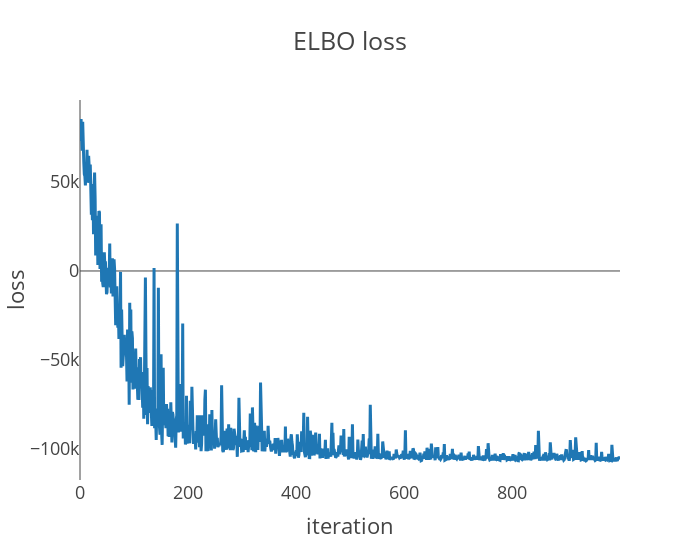
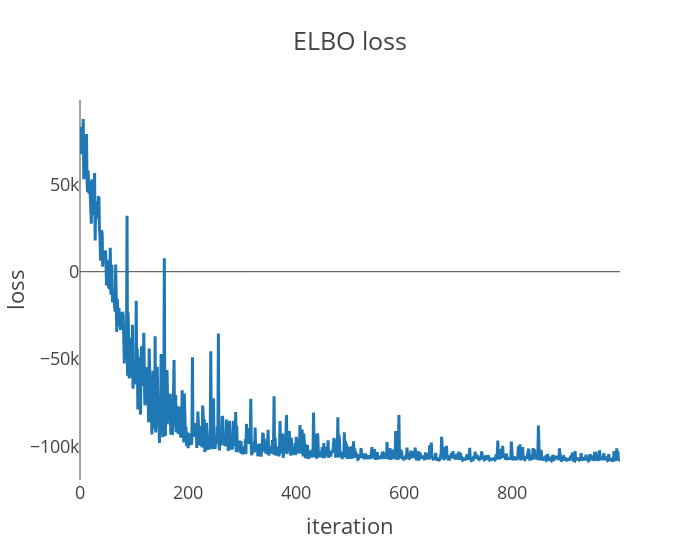
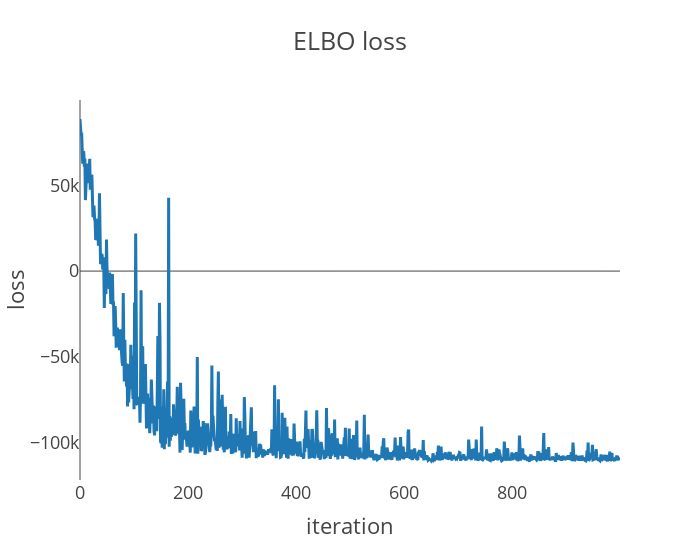
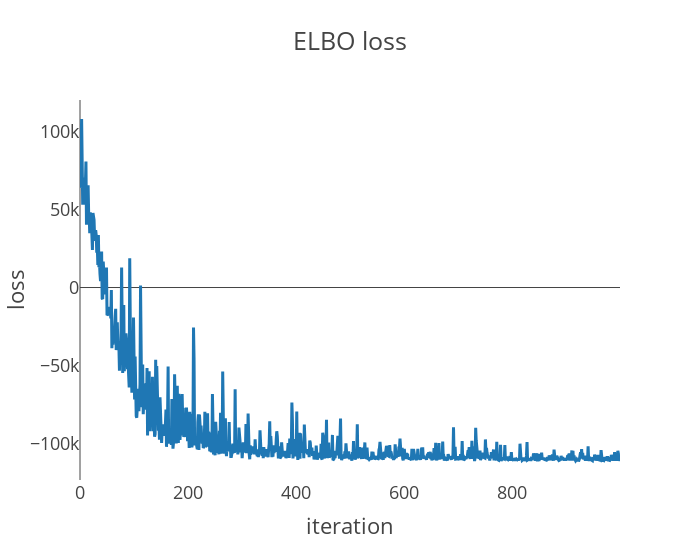

The cell these charts' notebook holds for them, in order:
### Code cell
path = os.path.join(
    root, "data/foraging/central_park_birds_cleaned_2022/duck_outcomes.pkl"
)


if not smoke_test and not os.path.exists(path):
    ducks_objects = central_park_objects[0]
    # for ducks starting that low might not make sense
    # [19, 46, 85]
    duck_outcomes = {}

    for key in keys:
        obj = ducks_objects[key]
        print(f"Working on ducks with optimal={key}")
        distance, proximity, how_far = cp_prep_data_for_iference(obj)
        # ft.visualise_forager_predictors(
        #     distance,
        #     proximity,
        #     how_far,
        #     vis_sampling_rate=0.05,
        #     titles=[f"Distance (ducks)", f"Proximity (ducks, optimal={key})"],
        #     x_axis_labels=["distance", "proximity"],
        # )
        duck_outcomes[key] = get_samples(distance, proximity, how_far)

        with open(path, "wb") as file:
            dill.dump(duck_outcomes, file)

### Figure 1 — Plotly figure (JSON) as saved in the notebook; plotly's stock layout.template omitted (floating-point values rounded to 4 significant figures; data arrays with more than 128 entries replaced by an {"elided": "..."} marker saying what was removed)
{"data": [{"hovertemplate": "x=%{x}<br>y=%{y}<extra></extra>", "legendgroup": "", "line": {"color": "#1F77B4", "dash": "solid"}, "marker": {"symbol": "circle"}, "mode": "lines", "name": "", "orientation": "v", "showlegend": false, "type": "scatter", "x": {"elided": "1000 int values"}, "xaxis": "x", "y": {"elided": "1000 float values"}, "yaxis": "y"}], "layout": {"legend": {"tracegroupgap": 0}, "title": {"text": "ELBO loss"}, "width": 700, "xaxis": {"anchor": "y", "domain": [0, 1], "showgrid": false, "title": {"text": "iteration"}}, "yaxis": {"anchor": "x", "domain": [0, 1], "showgrid": false, "title": {"text": "loss"}}}}

### Figure 2 — Plotly figure (JSON) as saved in the notebook; plotly's stock layout.template omitted (floating-point values rounded to 4 significant figures; data arrays with more than 128 entries replaced by an {"elided": "..."} marker saying what was removed)
{"data": [{"hovertemplate": "x=%{x}<br>y=%{y}<extra></extra>", "legendgroup": "", "line": {"color": "#1F77B4", "dash": "solid"}, "marker": {"symbol": "circle"}, "mode": "lines", "name": "", "orientation": "v", "showlegend": false, "type": "scatter", "x": {"elided": "1000 int values"}, "xaxis": "x", "y": {"elided": "1000 float values"}, "yaxis": "y"}], "layout": {"legend": {"tracegroupgap": 0}, "title": {"text": "ELBO loss"}, "width": 700, "xaxis": {"anchor": "y", "domain": [0, 1], "showgrid": false, "title": {"text": "iteration"}}, "yaxis": {"anchor": "x", "domain": [0, 1], "showgrid": false, "title": {"text": "loss"}}}}

### Figure 3 — Plotly figure (JSON) as saved in the notebook; plotly's stock layout.template omitted (floating-point values rounded to 4 significant figures; data arrays with more than 128 entries replaced by an {"elided": "..."} marker saying what was removed)
{"data": [{"hovertemplate": "x=%{x}<br>y=%{y}<extra></extra>", "legendgroup": "", "line": {"color": "#1F77B4", "dash": "solid"}, "marker": {"symbol": "circle"}, "mode": "lines", "name": "", "orientation": "v", "showlegend": false, "type": "scatter", "x": {"elided": "1000 int values"}, "xaxis": "x", "y": {"elided": "1000 float values"}, "yaxis": "y"}], "layout": {"legend": {"tracegroupgap": 0}, "title": {"text": "ELBO loss"}, "width": 700, "xaxis": {"anchor": "y", "domain": [0, 1], "showgrid": false, "title": {"text": "iteration"}}, "yaxis": {"anchor": "x", "domain": [0, 1], "showgrid": false, "title": {"text": "loss"}}}}

### Figure 4 — Plotly figure (JSON) as saved in the notebook; plotly's stock layout.template omitted (floating-point values rounded to 4 significant figures; data arrays with more than 128 entries replaced by an {"elided": "..."} marker saying what was removed)
{"data": [{"hovertemplate": "x=%{x}<br>y=%{y}<extra></extra>", "legendgroup": "", "line": {"color": "#1F77B4", "dash": "solid"}, "marker": {"symbol": "circle"}, "mode": "lines", "name": "", "orientation": "v", "showlegend": false, "type": "scatter", "x": {"elided": "1000 int values"}, "xaxis": "x", "y": {"elided": "1000 float values"}, "yaxis": "y"}], "layout": {"legend": {"tracegroupgap": 0}, "title": {"text": "ELBO loss"}, "width": 700, "xaxis": {"anchor": "y", "domain": [0, 1], "showgrid": false, "title": {"text": "iteration"}}, "yaxis": {"anchor": "x", "domain": [0, 1], "showgrid": false, "title": {"text": "loss"}}}}
